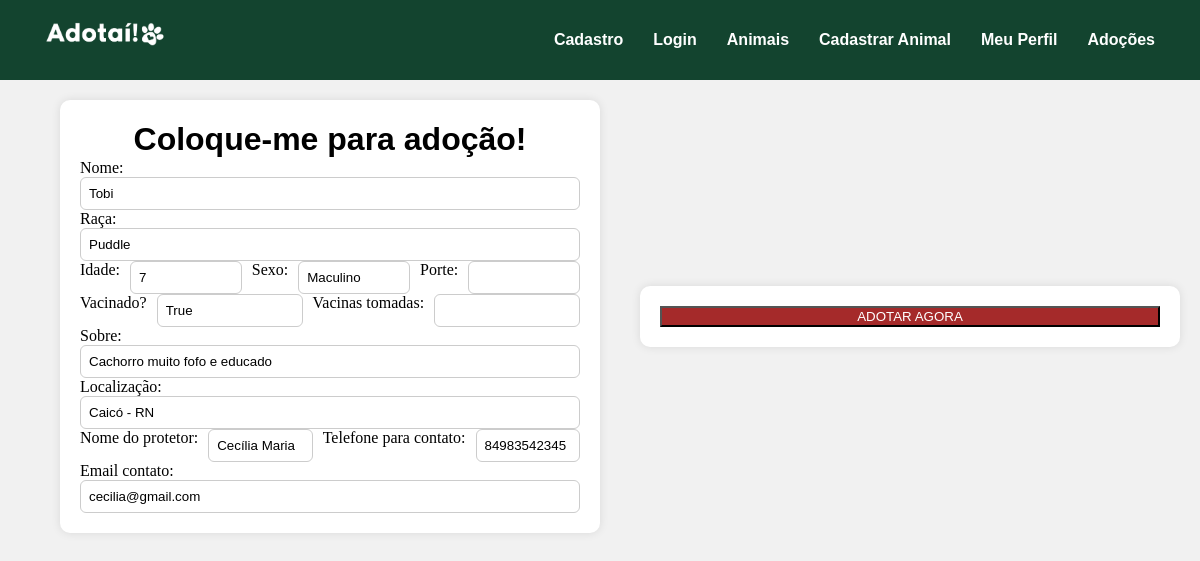
Before: /animais/detalhes_animal/1 with the older database file.
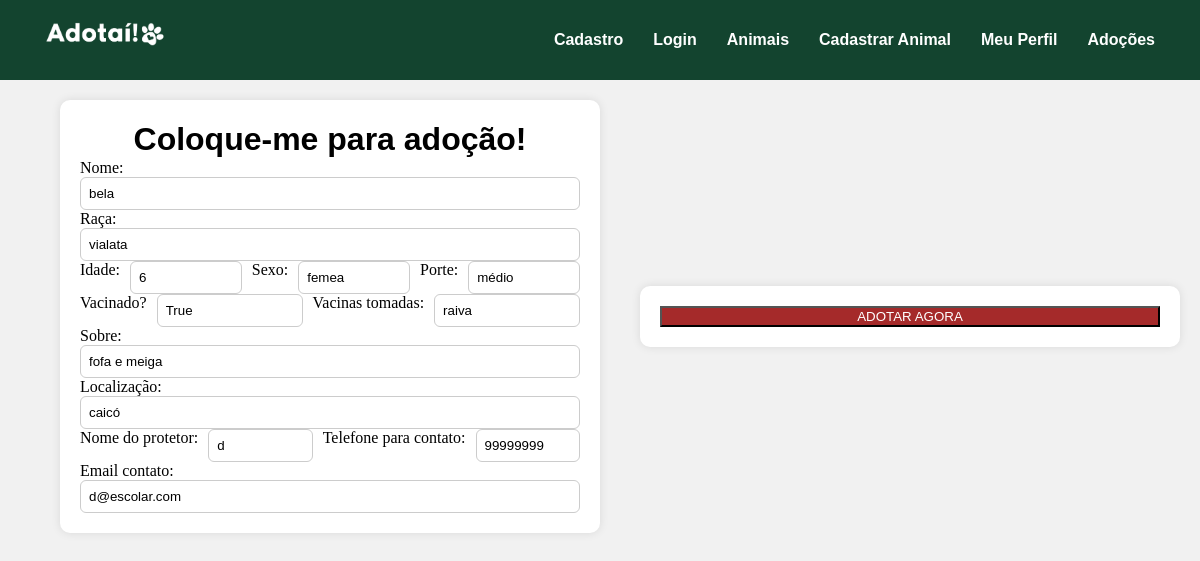
After: the same page with the newer database file.
### models/animal.py (models this page shows, shortened)
class Animal(Base):
    __tablename__ = "animais"
    id: Mapped[int] = mapped_column(Integer, primary_key=True)
    nome: Mapped[str] = mapped_column(String(40), nullable=False)
    raca: Mapped[str] = mapped_column(String(40), nullable=False)
    idade: Mapped[int] = mapped_column(Integer, nullable=False)
    sexo: Mapped[str] = mapped_column(String(40), nullable=False)
    porte: Mapped[str] = mapped_column(String(40), nullable=False)
    vacinado: Mapped[bool] = mapped_column(Boolean, nullable=False)
    vacinas_tomadas: Mapped[str] = mapped_column(String(320), nullable=False)
    sobre: Mapped[str] = mapped_column(String(320), nullable=False)
    foto: Mapped[str] = mapped_column(String(700), nullable=False)
    localizacao: Mapped[str] = mapped_column(String(100), nullable=False)
    nome_protetor: Mapped[str] = mapped_column(String(320), nullable=False)
    telefone_contato: Mapped[str] = mapped_column(String(15), nullable=False)
    email_contato: Mapped[str] = mapped_column(String(100), unique=True, nullable=False)

### controllers/animais_controller.py (the view)
@animais_bp.route('/detalhes_animal/<int:animal_id>', methods=['GET'])
def detalhes_animal(animal_id):
    with Sessao_base() as sessao:
        animal = sessao.query(Animal).get(animal_id)
    return render_template('detalhes_animal.html', animal=animal)

### templates/detalhes_animal.html (shortened to what this page needs)
{% extends 'base.html'%}
{% block extra_css %}<link rel="stylesheet" href="{{ url_for('static', filename='cadastro_animal.css') }}">{% endblock %}
{% block conteudo %}
<div class="container" style="width: 100%;">
    <form action="{{ url_for('animais.detalhes_animal', animal_id=animal.id) }}" method="GET">
        <h1 style="margin-top: 1px; margin-bottom: 1px;">Coloque-me para adoção!</h1>
        Nome: <input type="text" value="{{ animal.nome }}" readonly style="pointer-events: none;">
        Raça: <input type="text" value="{{ animal.raca }}" readonly style="pointer-events: none;">
        <div class="linha">
            Idade: <input type="text" value="{{ animal.idade }}" readonly style="pointer-events: none;">
            Sexo: <input type="text" value="{{ animal.sexo }}" readonly style="pointer-events: none;">
            Porte: <input type="text" value="{{ animal.porte }}" readonly style="pointer-events: none;">
        </div>
        <div class="linha">
        Vacinado? <input type="text" value="{{ animal.vacinado }}" readonly style="pointer-events: none;">
        Vacinas tomadas: <input type="text" value="{{ animal.vacinas_tomadas }}" readonly style="pointer-events: none;">
        </div>
        Sobre: <input type="text" value="{{ animal.sobre }}" readonly style="pointer-events: none;">
        Localização: <input type="text" value="{{ animal.localizacao }}" readonly style="pointer-events: none;">
        <div class="linha">
            Nome do protetor: <input type="text" value="{{ animal.nome_protetor }}" readonly style="pointer-events: none;">
            Telefone para contato: <input type="text" value="{{ animal.telefone_contato }}" readonly style="pointer-events: none;">
        </div>
        Email contato: <input type="text" value="{{ animal.email_contato }}" readonly style="pointer-events: none;">
    </form>
    <form action="{{ url_for('adocao.adotar', animal_id=animal.id) }}" method="POST">
    <button type="submit" style="color:white; background:brown;">
        ADOTAR AGORA
    </button>
    </form>
</div>
{% endblock %}

Changed rows visible on the page:
changed Animal "True": nome "Tobi" → "bela"; raca "Puddle" → "vialata"; idade "7" → "6"; sexo "Maculino" → "femea"; porte (not shown) → "médio"; vacinas_tomadas (not shown) → "raiva"; sobre "Cachorro muito fofo e educado" → "fofa e meiga"; localizacao "Caicó - RN" → "caicó"; nome_protetor "Cecília Maria" → "d"; telefone_contato "84983542345" → "99999999"; email_contato "cecilia@gmail.com" → "d@escolar.com"
